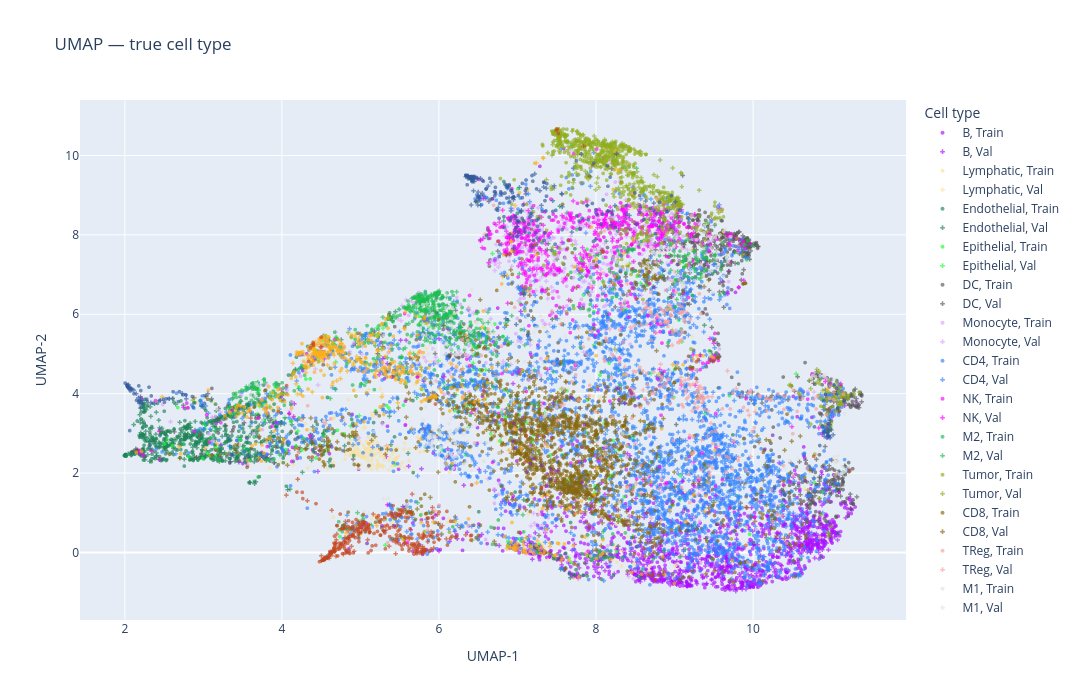

Write notebook code for a chart like this one.
### Markdown cell above
### 3a. Coloured by true cell type

### Code cell
fig = px.scatter(
    df, color='label', color_discrete_map=label_colors,
    title='UMAP — true cell type',
    **SCATTER_KW
)
_style(fig).update_layout(legend_title='Cell type')
fig.show()

### Figure 1 — Plotly figure (JSON) as saved in the notebook; plotly's stock layout.template omitted (floating-point values rounded to 4 significant figures; data arrays with more than 128 entries replaced by an {"elided": "..."} marker saying what was removed)
{"data": [{"customdata": {"elided": "1143x5 mixed values"}, "hovertemplate": "label=%{customdata[0]}<br>split=%{customdata[4]}<br>x=%{x}<br>y=%{y}<br>predicted=%{customdata[1]}<br>correct=%{customdata[2]}<br>confidence=%{customdata[3]}<extra></extra>", "legendgroup": "B, Train", "marker": {"color": "#AA0DFE", "line": {"width": 0}, "opacity": 0.65, "size": 4, "symbol": "circle"}, "mode": "markers", "name": "B, Train", "showlegend": true, "type": "scattergl", "x": {"elided": "1143 float values"}, "xaxis": "x", "y": {"elided": "1143 float values"}, "yaxis": "y"}, {"customdata": {"elided": "549x5 mixed values"}, "hovertemplate": "label=%{customdata[0]}<br>split=%{customdata[4]}<br>x=%{x}<br>y=%{y}<br>predicted=%{customdata[1]}<br>correct=%{customdata[2]}<br>confidence=%{customdata[3]}<extra></extra>", "legendgroup": "B, Val", "marker": {"color": "#AA0DFE", "line": {"width": 0}, "opacity": 0.65, "size": 4, "symbol": "cross"}, "mode": "markers", "name": "B, Val", "showlegend": true, "type": "scattergl", "x": {"elided": "549 float values"}, "xaxis": "x", "y": {"elided": "549 float values"}, "yaxis": "y"}, {"customdata": {"elided": "260x5 mixed values"}, "hovertemplate": "label=%{customdata[0]}<br>split=%{customdata[4]}<br>x=%{x}<br>y=%{y}<br>predicted=%{customdata[1]}<br>correct=%{customdata[2]}<br>confidence=%{customdata[3]}<extra></extra>", "legendgroup": "Lymphatic, Train", "marker": {"color": "#F7E1A0", "line": {"width": 0}, "opacity": 0.65, "size": 4, "symbol": "circle"}, "mode": "markers", "name": "Lymphatic, Train", "showlegend": true, "type": "scattergl", "x": {"elided": "260 float values"}, "xaxis": "x", "y": {"elided": "260 float values"}, "yaxis": "y"}, {"customdata": {"elided": "127x5 mixed values"}, "hovertemplate": "label=%{customdata[0]}<br>split=%{customdata[4]}<br>x=%{x}<br>y=%{y}<br>predicted=%{customdata[1]}<br>correct=%{customdata[2]}<br>confidence=%{customdata[3]}<extra></extra>", "legendgroup": "Lymphatic, Val", "marker": {"color": "#F7E1A0", "line": {"width": 0}, "opacity": 0.65, "size": 4, "symbol": "cross"}, "mode": "markers", "name": "Lymphatic, Val", "showlegend": true, "type": "scattergl", "x": [6.987, 5.482, 4.943, 4.894, 8.602, 5.119, 5.651, 5.561, 4.649, 5.79, 5.022, 5.253, 8.241, 5.177, 4.888, 6.89, 7.888, 7.913, 5.033, 5.288, 7.153, 8.681, 10.86, 8.551, 5.159, 5.156, 8.855, 5.155, 4.917, 5.375, 5.158, 5.219, 5.461, 5.445, 5.337, 4.982, 5.037, 5.007, 4.392, 8.337, 2.905, 9.223, 4.901, 5.107, 5.619, 5.286, 7.389, 5.305, 5.096, 4.879, 5.099, 5.379, 8.714, 7.632, 7.848, 5.149, 8.88, 5.571, 9.64, 6.914, 5.703, 7.035, 9.391, 5.252, 4.766, 5.234, 8.143, 5.341, 5.446, 5.15, 5.107, 4.039, 7.434, 9.469, 5.36, 7.265, 9.455, 7.229, 6.884, 6.012, 7.135, 5.207, 8.478, 7.994, 10.66, 6.793, 5.071, 6.58, 7.765, 3.622, 4.93, 5.208, 7.381, 7.338, 5.094, 4.854, 5.675, 5.776, 9.024, 3.137, 5.232, 9.01, 5.507, 7.9, 8.402, 5.211, 7.24, 5.133, 9.406, 5.142, 9.278, 6.993, 4.663, 8.462, 7.278, 8.825, 5.451, 6.315, 6.412, 7.178, 8.667, 7.634, 4.144, 4.499, 9.68, 4.519, 5.11], "xaxis": "x", "y": [3.808, 2.187, 2.485, 2.479, 8.866, 2.533, 4.428, 2.748, 2.964, 0.9899, 4.847, 4.128, 0.1349, 2.454, 2.678, 2.843, 1.135, 3.949, 2.52, 2.151, 1.683, -0.4613, 3.31, 0.7011, 2.487, 2.395, 9.038, 3.451, 2.705, 2.404, 2.908, 2.203, 2.627, 2.254, 2.65, 2.571, 3.121, 2.513, 5.069, 0.03397, 2.374, 5.438, 2.686, 4.099, 2.597, 2.166, -0.1856, 2.339, 2.284, 2.833, 2.364, 2.647, 5.983, 1.895, 8.326, 2.607, 0.5717, 2.137, -0.2967, 1.443, 2.615, 6.712, 7.477, 2.429, 4.942, 3.508, 0.0008158, 2.574, 2.176, 2.616, 2.637, 2.528, 3.295, 8.122, 2.074, 0.9432, 7.545, 1.897, 1.502, 2.829, 2.571, 2.16, -0.2794, 0.5571, 1.595, 5.353, 2.406, 3.054, -0.6651, 3.118, 2.704, 2.104, 1.29, 5.687, 2.55, 2.592, 2.048, 4.952, -0.3113, 3.777, 2.532, -0.3404, 2.164, 5.584, 0.4061, 2.718, 2.623, 2.606, 0.1035, 2.103, 0.04187, 2.718, 3.398, 8.646, 1.068, 0.7851, 2.292, 3.69, 0.6819, 3.683, 1.948, 3.922, 2.207, 2.315, 7.507, 5.436, 2.453], "yaxis": "y"}, {"customdata": {"elided": "599x5 mixed values"}, "hovertemplate": "label=%{customdata[0]}<br>split=%{customdata[4]}<br>x=%{x}<br>y=%{y}<br>predicted=%{customdata[1]}<br>correct=%{customdata[2]}<br>confidence=%{customdata[3]}<extra></extra>", "legendgroup": "Endothelial, Train", "marker": {"color": "#1C8356", "line": {"width": 0}, "opacity": 0.65, "size": 4, "symbol": "circle"}, "mode": "markers", "name": "Endothelial, Train", "showlegend": true, "type": "scattergl", "x": {"elided": "599 float values"}, "xaxis": "x", "y": {"elided": "599 float values"}, "yaxis": "y"}, {"customdata": {"elided": "312x5 mixed values"}, "hovertemplate": "label=%{customdata[0]}<br>split=%{customdata[4]}<br>x=%{x}<br>y=%{y}<br>predicted=%{customdata[1]}<br>correct=%{customdata[2]}<br>confidence=%{customdata[3]}<extra></extra>", "legendgroup": "Endothelial, Val", "marker": {"color": "#1C8356", "line": {"width": 0}, "opacity": 0.65, "size": 4, "symbol": "cross"}, "mode": "markers", "name": "Endothelial, Val", "showlegend": true, "type": "scattergl", "x": {"elided": "312 float values"}, "xaxis": "x", "y": {"elided": "312 float values"}, "yaxis": "y"}, {"customdata": {"elided": "169x5 mixed values"}, "hovertemplate": "label=%{customdata[0]}<br>split=%{customdata[4]}<br>x=%{x}<br>y=%{y}<br>predicted=%{customdata[1]}<br>correct=%{customdata[2]}<br>confidence=%{customdata[3]}<extra></extra>", "legendgroup": "Epithelial, Train", "marker": {"color": "#16FF32", "line": {"width": 0}, "opacity": 0.65, "size": 4, "symbol": "circle"}, "mode": "markers", "name": "Epithelial, Train", "showlegend": true, "type": "scattergl", "x": {"elided": "169 float values"}, "xaxis": "x", "y": {"elided": "169 float values"}, "yaxis": "y"}, {"customdata": {"elided": "71x5 mixed values"}, "hovertemplate": "label=%{customdata[0]}<br>split=%{customdata[4]}<br>x=%{x}<br>y=%{y}<br>predicted=%{customdata[1]}<br>correct=%{customdata[2]}<br>confidence=%{customdata[3]}<extra></extra>", "legendgroup": "Epithelial, Val", "marker": {"color": "#16FF32", "line": {"width": 0}, "opacity": 0.65, "size": 4, "symbol": "cross"}, "mode": "markers", "name": "Epithelial, Val", "showlegend": true, "type": "scattergl", "x": [5.21, 7.976, 6.409, 7.217, 6.372, 7.645, 4.687, 8.23, 9.115, 6.218, 7.912, 9.387, 8.293, 3.972, 5.192, 6.059, 7.783, 4.876, 6.105, 2.813, 7.65, 7.532, 5.287, 9.074, 8.295, 7.33, 6.586, 8.567, 7.599, 4.051, 6.04, 6.126, 3.789, 7.258, 6.027, 5.439, 9.094, 5.317, 7.18, 8.317, 4.485, 6.595, 6.435, 6.763, 9.56, 8.7, 7.897, 6.682, 3.021, 4.203, 8.153, 3.017, 7.065, 7.56, 8.236, 8.829, 3.766, 10.55, 7.48, 6.735, 4.581, 8.51, 6.233, 6.333, 9.019, 8.065, 8.468, 3.716, 5.995, 4.986, 7.35], "xaxis": "x", "y": [5.656, 5.23, 5.541, 4.599, 3.145, 1.812, 4.799, 1.569, 7.319, 3.973, 2.343, 3.495, 2.592, 2.453, 4.801, 4.267, 7.019, 3.186, 5.311, 2.403, -0.1367, 1.652, 5.653, 1.332, 4.597, 3.096, 5.657, 6.783, 4.84, 2.51, 2.588, 3.741, 2.391, -0.004126, 5.797, 2.228, 5.308, 0.1783, 2.845, 2.415, 2.704, 4.607, 4.77, 3.187, 4.905, 4.509, 0.4394, 7.53, 3.121, 3.059, 1.878, 3.211, 6.549, 4.125, 2.554, 4.526, 3.319, 4.497, -0.1552, 3.469, 2.59, 2.247, 4.168, 4.196, 0.568, 2.609, 0.4009, 3.685, 4.824, 3.445, 3.522], "yaxis": "y"}, {"customdata": {"elided": "668x5 mixed values"}, "hovertemplate": "label=%{customdata[0]}<br>split=%{customdata[4]}<br>x=%{x}<br>y=%{y}<br>predicted=%{customdata[1]}<br>correct=%{customdata[2]}<br>confidence=%{customdata[3]}<extra></extra>", "legendgroup": "DC, Train", "marker": {"color": "#565656", "line": {"width": 0}, "opacity": 0.65, "size": 4, "symbol": "circle"}, "mode": "markers", "name": "DC, Train", "showlegend": true, "type": "scattergl", "x": {"elided": "668 float values"}, "xaxis": "x", "y": {"elided": "668 float values"}, "yaxis": "y"}, {"customdata": {"elided": "354x5 mixed values"}, "hovertemplate": "label=%{customdata[0]}<br>split=%{customdata[4]}<br>x=%{x}<br>y=%{y}<br>predicted=%{customdata[1]}<br>correct=%{customdata[2]}<br>confidence=%{customdata[3]}<extra></extra>", "legendgroup": "DC, Val", "marker": {"color": "#565656", "line": {"width": 0}, "opacity": 0.65, "size": 4, "symbol": "cross"}, "mode": "markers", "name": "DC, Val", "showlegend": true, "type": "scattergl", "x": {"elided": "354 float values"}, "xaxis": "x", "y": {"elided": "354 float values"}, "yaxis": "y"}, {"customdata": {"elided": "447x5 mixed values"}, "hovertemplate": "label=%{customdata[0]}<br>split=%{customdata[4]}<br>x=%{x}<br>y=%{y}<br>predicted=%{customdata[1]}<br>correct=%{customdata[2]}<br>confidence=%{customdata[3]}<extra></extra>", "legendgroup": "Monocyte, Train", "marker": {"color": "#DEA0FD", "line": {"width": 0}, "opacity": 0.65, "size": 4, "symbol": "circle"}, "mode": "markers", "name": "Monocyte, Train", "showlegend": true, "type": "scattergl", "x": {"elided": "447 float values"}, "xaxis": "x", "y": {"elided": "447 float values"}, "yaxis": "y"}, {"customdata": {"elided": "285x5 mixed values"}, "hovertemplate": "label=%{customdata[0]}<br>split=%{customdata[4]}<br>x=%{x}<br>y=%{y}<br>predicted=%{customdata[1]}<br>correct=%{customdata[2]}<br>confidence=%{customdata[3]}<extra></extra>", "legendgroup": "Monocyte, Val", "marker": {"color": "#DEA0FD", "line": {"width": 0}, "opacity": 0.65, "size": 4, "symbol": "cross"}, "mode": "markers", "name": "Monocyte, Val", "showlegend": true, "type": "scattergl", "x": {"elided": "285 float values"}, "xaxis": "x", "y": {"elided": "285 float values"}, "yaxis": "y"}, {"customdata": {"elided": "2643x5 mixed values"}, "hovertemplate": "label=%{customdata[0]}<br>split=%{customdata[4]}<br>x=%{x}<br>y=%{y}<br>predicted=%{customdata[1]}<br>correct=%{customdata[2]}<br>confidence=%{customdata[3]}<extra></extra>", "legendgroup": "CD4, Train", "marker": {"color": "#3283FE", "line": {"width": 0}, "opacity": 0.65, "size": 4, "symbol": "circle"}, "mode": "markers", "name": "CD4, Train", "showlegend": true, "type": "scattergl", "x": {"elided": "2643 float values"}, "xaxis": "x", "y": {"elided": "2643 float values"}, "yaxis": "y"}, {"customdata": {"elided": "1243x5 mixed values"}, "hovertemplate": "label=%{customdata[0]}<br>split=%{customdata[4]}<br>x=%{x}<br>y=%{y}<br>predicted=%{customdata[1]}<br>correct=%{customdata[2]}<br>confidence=%{customdata[3]}<extra></extra>", "legendgroup": "CD4, Val", "marker": {"color": "#3283FE", "line": {"width": 0}, "opacity": 0.65, "size": 4, "symbol": "cross"}, "mode": "markers", "name": "CD4, Val", "showlegend": true, "type": "scattergl", "x": {"elided": "1243 float values"}, "xaxis": "x", "y": {"elided": "1243 float values"}, "yaxis": "y"}, {"customdata": {"elided": "514x5 mixed values"}, "hovertemplate": "label=%{customdata[0]}<br>split=%{customdata[4]}<br>x=%{x}<br>y=%{y}<br>predicted=%{customdata[1]}<br>correct=%{customdata[2]}<br>confidence=%{customdata[3]}<extra></extra>", "legendgroup": "NK, Train", "marker": {"color": "#FE00FA", "line": {"width": 0}, "opacity": 0.65, "size": 4, "symbol": "circle"}, "mode": "markers", "name": "NK, Train", "showlegend": true, "type": "scattergl", "x": {"elided": "514 float values"}, "xaxis": "x", "y": {"elided": "514 float values"}, "yaxis": "y"}, {"customdata": {"elided": "264x5 mixed values"}, "hovertemplate": "label=%{customdata[0]}<br>split=%{customdata[4]}<br>x=%{x}<br>y=%{y}<br>predicted=%{customdata[1]}<br>correct=%{customdata[2]}<br>confidence=%{customdata[3]}<extra></extra>", "legendgroup": "NK, Val", "marker": {"color": "#FE00FA", "line": {"width": 0}, "opacity": 0.65, "size": 4, "symbol": "cross"}, "mode": "markers", "name": "NK, Val", "showlegend": true, "type": "scattergl", "x": {"elided": "264 float values"}, "xaxis": "x", "y": {"elided": "264 float values"}, "yaxis": "y"}, {"customdata": {"elided": "513x5 mixed values"}, "hovertemplate": "label=%{customdata[0]}<br>split=%{customdata[4]}<br>x=%{x}<br>y=%{y}<br>predicted=%{customdata[1]}<br>correct=%{customdata[2]}<br>confidence=%{customdata[3]}<extra></extra>", "legendgroup": "M2, Train", "marker": {"color": "#1CBE4F", "line": {"width": 0}, "opacity": 0.65, "size": 4, "symbol": "circle"}, "mode": "markers", "name": "M2, Train", "showlegend": true, "type": "scattergl", "x": {"elided": "513 float values"}, "xaxis": "x", "y": {"elided": "513 float values"}, "yaxis": "y"}, {"customdata": {"elided": "248x5 mixed values"}, "hovertemplate": "label=%{customdata[0]}<br>split=%{customdata[4]}<br>x=%{x}<br>y=%{y}<br>predicted=%{customdata[1]}<br>correct=%{customdata[2]}<br>confidence=%{customdata[3]}<extra></extra>", "legendgroup": "M2, Val", "marker": {"color": "#1CBE4F", "line": {"width": 0}, "opacity": 0.65, "size": 4, "symbol": "cross"}, "mode": "markers", "name": "M2, Val", "showlegend": true, "type": "scattergl", "x": {"elided": "248 float values"}, "xaxis": "x", "y": {"elided": "248 float values"}, "yaxis": "y"}, {"customdata": {"elided": "599x5 mixed values"}, "hovertemplate": "label=%{customdata[0]}<br>split=%{customdata[4]}<br>x=%{x}<br>y=%{y}<br>predicted=%{customdata[1]}<br>correct=%{customdata[2]}<br>confidence=%{customdata[3]}<extra></extra>", "legendgroup": "Tumor, Train", "marker": {"color": "#90AD1C", "line": {"width": 0}, "opacity": 0.65, "size": 4, "symbol": "circle"}, "mode": "markers", "name": "Tumor, Train", "showlegend": true, "type": "scattergl", "x": {"elided": "599 float values"}, "xaxis": "x", "y": {"elided": "599 float values"}, "yaxis": "y"}, {"customdata": {"elided": "290x5 mixed values"}, "hovertemplate": "label=%{customdata[0]}<br>split=%{customdata[4]}<br>x=%{x}<br>y=%{y}<br>predicted=%{customdata[1]}<br>correct=%{customdata[2]}<br>confidence=%{customdata[3]}<extra></extra>", "legendgroup": "Tumor, Val", "marker": {"color": "#90AD1C", "line": {"width": 0}, "opacity": 0.65, "size": 4, "symbol": "cross"}, "mode": "markers", "name": "Tumor, Val", "showlegend": true, "type": "scattergl", "x": {"elided": "290 float values"}, "xaxis": "x", "y": {"elided": "290 float values"}, "yaxis": "y"}, {"customdata": {"elided": "1129x5 mixed values"}, "hovertemplate": "label=%{customdata[0]}<br>split=%{customdata[4]}<br>x=%{x}<br>y=%{y}<br>predicted=%{customdata[1]}<br>correct=%{customdata[2]}<br>confidence=%{customdata[3]}<extra></extra>", "legendgroup": "CD8, Train", "marker": {"color": "#85660D", "line": {"width": 0}, "opacity": 0.65, "size": 4, "symbol": "circle"}, "mode": "markers", "name": "CD8, Train", "showlegend": true, "type": "scattergl", "x": {"elided": "1129 float values"}, "xaxis": "x", "y": {"elided": "1129 float values"}, "yaxis": "y"}, {"customdata": {"elided": "624x5 mixed values"}, "hovertemplate": "label=%{customdata[0]}<br>split=%{customdata[4]}<br>x=%{x}<br>y=%{y}<br>predicted=%{customdata[1]}<br>correct=%{customdata[2]}<br>confidence=%{customdata[3]}<extra></extra>", "legendgroup": "CD8, Val", "marker": {"color": "#85660D", "line": {"width": 0}, "opacity": 0.65, "size": 4, "symbol": "cross"}, "mode": "markers", "name": "CD8, Val", "showlegend": true, "type": "scattergl", "x": {"elided": "624 float values"}, "xaxis": "x", "y": {"elided": "624 float values"}, "yaxis": "y"}, {"customdata": {"elided": "226x5 mixed values"}, "hovertemplate": "label=%{customdata[0]}<br>split=%{customdata[4]}<br>x=%{x}<br>y=%{y}<br>predicted=%{customdata[1]}<br>correct=%{customdata[2]}<br>confidence=%{customdata[3]}<extra></extra>", "legendgroup": "TReg, Train", "marker": {"color": "#F8A19F", "line": {"width": 0}, "opacity": 0.65, "size": 4, "symbol": "circle"}, "mode": "markers", "name": "TReg, Train", "showlegend": true, "type": "scattergl", "x": {"elided": "226 float values"}, "xaxis": "x", "y": {"elided": "226 float values"}, "yaxis": "y"}, {"customdata": {"elided": "112x5 mixed values"}, "hovertemplate": "label=%{customdata[0]}<br>split=%{customdata[4]}<br>x=%{x}<br>y=%{y}<br>predicted=%{customdata[1]}<br>correct=%{customdata[2]}<br>confidence=%{customdata[3]}<extra></extra>", "legendgroup": "TReg, Val", "marker": {"color": "#F8A19F", "line": {"width": 0}, "opacity": 0.65, "size": 4, "symbol": "cross"}, "mode": "markers", "name": "TReg, Val", "showlegend": true, "type": "scattergl", "x": [8.497, 9.477, 4.554, 8.822, 9.135, 5.333, 10.78, 9.084, 9.324, 9.224, 5.962, 8.64, 5.95, 9.282, 8.452, 9.787, 7.743, 5.31, 9.229, 9.442, 8.835, 8.067, 8.791, 9.441, 9.276, 5.302, 8.711, 8.97, 9.297, 6.169, 9.029, 8.806, 9.18, 8.439, 9.437, 9.345, 8.684, 8.92, 8.597, 8.665, 8.47, 8.175, 6.377, 8.653, 10.37, 9.008, 9.299, 9.674, 8.899, 9.421, 7.548, 7.912, 9.353, 9.148, 9.368, 5.549, 7.777, 9.081, 8.703, 8.431, 8.826, 9.969, 8.218, 9.344, 8.166, 8.929, 9.32, 4.537, 8.861, 8.6, 9.853, 9.816, 9.066, 8.943, 8.472, 9.301, 9.464, 5.335, 9.091, 8.975, 8.567, 6.582, 9.082, 8.466, 10.3, 8.957, 8.949, 8.818, 9.95, 9.201, 7.185, 8.333, 6.634, 8.759, 9.155, 9.343, 9.313, 9.364, 6.968, 8.858, 8.204, 8.636, 8.367, 9.548, 8.444, 7.586, 8.4, 10.03, 9.219, 11.03, 9.086, 9.425], "xaxis": "x", "y": [2.74, 3.921, 3.243, 4.742, 4.339, 2.689, 3.867, 5.514, 1.857, 3.566, 4.321, 6.172, 1.048, 3.85, 3.985, 4.128, 4.748, 4.529, 2.916, 2.026, 8.826, 2.38, 5.953, 1.743, 3.622, 0.8233, 5.956, 5.222, 4.077, 4.735, 4.73, 1.605, 3.922, 5.67, 2.182, 2.833, 6.167, 5.841, 6.078, 3.751, 1.547, 5.627, 6.162, 4.224, 0.9319, 7.066, 3.655, 4.573, 6.141, 2.936, 5.754, 6.479, 3.978, 4.022, 3.871, 1.015, 5.651, 6.054, 0.8651, 3.986, 4.31, 2.415, 4.96, 3.911, 2.213, 6.227, 3.964, 3.299, 4.193, 4.091, 3.955, 2.397, 5.295, 6.195, 4.111, 4.154, 3.249, 0.6988, 6.01, 6.83, 1.498, 8.008, 4.408, 3.959, 0.9599, 5.976, 5.992, 6.152, 3.455, 4.205, 4.546, 6.24, 5.505, 5.541, 2.356, 2.089, 4.106, 3.876, 3.122, 6.063, 3.418, 3.852, 4.673, 2.675, 4.015, 3.726, 6.768, 3.545, 8.504, 4.034, 4.299, 3.566], "yaxis": "y"}, {"customdata": {"elided": "228x5 mixed values"}, "hovertemplate": "label=%{customdata[0]}<br>split=%{customdata[4]}<br>x=%{x}<br>y=%{y}<br>predicted=%{customdata[1]}<br>correct=%{customdata[2]}<br>confidence=%{customdata[3]}<extra></extra>", "legendgroup": "M1, Train", "marker": {"color": "#E2E2E2", "line": {"width": 0}, "opacity": 0.65, "size": 4, "symbol": "circle"}, "mode": "markers", "name": "M1, Train", "showlegend": true, "type": "scattergl", "x": {"elided": "228 float values"}, "xaxis": "x", "y": {"elided": "228 float values"}, "yaxis": "y"}, {"customdata": {"elided": "103x5 mixed values"}, "hovertemplate": "label=%{customdata[0]}<br>split=%{customdata[4]}<br>x=%{x}<br>y=%{y}<br>predicted=%{customdata[1]}<br>correct=%{customdata[2]}<br>confidence=%{customdata[3]}<extra></extra>", "legendgroup": "M1, Val", "marker": {"color": "#E2E2E2", "line": {"width": 0}, "opacity": 0.65, "size": 4, "symbol": "cross"}, "mode": "markers", "name": "M1, Val", "showlegend": true, "type": "scattergl", "x": [5.88, 7.644, 3.901, 11.14, 6.725, 6.372, 6.927, 7.197, 9.464, 5.984, 8.947, 9.089, 8.624, 11.06, 6.22, 6.01, 5.729, 8.178, 9.492, 5.86, 3.001, 7.327, 3.608, 9.201, 8.896, 6.352, 6.025, 5.997, 9.611, 6.105, 8.722, 3.584, 6.972, 9.842, 5.964, 8.664, 5.838, 8.84, 6.067, 5.679, 6.023, 6.021, 9.54, 10.72, 6.986, 6.033, 5.951, 10.4, 8.806, 5.959, 9.457, 6.566, 5.878, 9.553, 3.666, 6.722, 5.789, 9.018, 6.21, 6.004, 10.92, 9.187, 11.05, 7.371, 6.409, 8.913, 3.722, 7.326, 2.559, 6.079, 5.847, 10.58, 11.16, 11.06, 5.296, 10.89, 5.857, 6.296, 5.108, 9.409, 8.817, 6.579, 6.354, 5.632, 8.24, 6.488, 5.904, 7.216, 7.125, 8.911, 5.139, 8.935, 6.094, 5.861, 11.08, 5.915, 5.885, 6.08, 9.835, 5.925, 8.93, 11.09, 6.191], "xaxis": "x", "y": [2.881, 4.119, 3.378, 1.992, 2.233, 3.117, 3.83, 5.312, 7.669, 2.41, 4.57, 6.428, 8.568, 2.287, 5.015, 3.045, 6.217, 5.055, 7.952, 2.895, 3.893, 3.593, 4.006, 7.088, 7.129, 2.273, 5.306, 3.175, 1.141, 5.229, 7.038, 4.217, 4.803, 1.821, 3.092, 7.194, 5.479, 6.031, 4.704, 3.042, 2.965, 5.557, 7.401, 1.744, 5.239, 0.6291, 5.586, 2.121, 7.558, 2.908, 7.073, 5.846, 2.879, 2.766, 3.95, 5.382, 5.773, 7.912, 5.631, 2.491, 4.487, 7.437, 2.279, 3.476, 2.058, 7.323, 4.185, 4.757, 2.786, 4.99, 6.269, 2.352, 2.109, 2.271, 1.352, 4.451, 2.776, 2.979, 0.9808, 7.952, 7.565, 3.807, 4.762, 4.642, 6.587, 5.774, 5.427, 5.539, 5.93, 7.652, 0.6097, 6.659, 2.786, 5.711, 2.311, 2.781, 2.914, 2.386, 2.731, 2.887, 0.9536, 2.437, 2.402], "yaxis": "y"}, {"customdata": {"elided": "346x5 mixed values"}, "hovertemplate": "label=%{customdata[0]}<br>split=%{customdata[4]}<br>x=%{x}<br>y=%{y}<br>predicted=%{customdata[1]}<br>correct=%{customdata[2]}<br>confidence=%{customdata[3]}<extra></extra>", "legendgroup": "Other, Train", "marker": {"color": "#FEAF16", "line": {"width": 0}, "opacity": 0.65, "size": 4, "symbol": "circle"}, "mode": "markers", "name": "Other, Train", "showlegend": true, "type": "scattergl", "x": {"elided": "346 float values"}, "xaxis": "x", "y": {"elided": "346 float values"}, "yaxis": "y"}, {"customdata": {"elided": "174x5 mixed values"}, "hovertemplate": "label=%{customdata[0]}<br>split=%{customdata[4]}<br>x=%{x}<br>y=%{y}<br>predicted=%{customdata[1]}<br>correct=%{customdata[2]}<br>confidence=%{customdata[3]}<extra></extra>", "legendgroup": "Other, Val", "marker": {"color": "#FEAF16", "line": {"width": 0}, "opacity": 0.65, "size": 4, "symbol": "cross"}, "mode": "markers", "name": "Other, Val", "showlegend": true, "type": "scattergl", "x": {"elided": "174 float values"}, "xaxis": "x", "y": {"elided": "174 float values"}, "yaxis": "y"}, {"customdata": {"elided": "246x5 mixed values"}, "hovertemplate": "label=%{customdata[0]}<br>split=%{customdata[4]}<br>x=%{x}<br>y=%{y}<br>predicted=%{customdata[1]}<br>correct=%{customdata[2]}<br>confidence=%{customdata[3]}<extra></extra>", "legendgroup": "Mast, Train", "marker": {"color": "#C4451C", "line": {"width": 0}, "opacity": 0.65, "size": 4, "symbol": "circle"}, "mode": "markers", "name": "Mast, Train", "showlegend": true, "type": "scattergl", "x": {"elided": "246 float values"}, "xaxis": "x", "y": {"elided": "246 float values"}, "yaxis": "y"}, {"customdata": {"elided": "112x5 mixed values"}, "hovertemplate": "label=%{customdata[0]}<br>split=%{customdata[4]}<br>x=%{x}<br>y=%{y}<br>predicted=%{customdata[1]}<br>correct=%{customdata[2]}<br>confidence=%{customdata[3]}<extra></extra>", "legendgroup": "Mast, Val", "marker": {"color": "#C4451C", "line": {"width": 0}, "opacity": 0.65, "size": 4, "symbol": "cross"}, "mode": "markers", "name": "Mast, Val", "showlegend": true, "type": "scattergl", "x": [5.784, 5.469, 5.993, 4.784, 5.935, 5.512, 4.856, 8.75, 4.643, 5.773, 5.81, 4.81, 4.815, 5.918, 5.818, 5.67, 5.723, 7.841, 5.898, 5.033, 5.754, 4.634, 4.838, 5.404, 5.559, 7.103, 5.402, 4.681, 4.508, 5.61, 4.866, 5.448, 4.7, 4.526, 4.979, 6.095, 6.001, 4.786, 4.956, 4.766, 4.578, 4.919, 4.754, 4.965, 4.201, 4.325, 4.688, 4.555, 5.659, 5.325, 5.805, 4.057, 7.609, 4.524, 4.596, 5.9, 5.365, 5.982, 4.803, 5.717, 4.85, 4.605, 9.914, 4.55, 4.845, 4.535, 4.551, 5.418, 5.061, 4.913, 5.117, 5.068, 5.858, 4.796, 5.915, 5.79, 5.412, 5.636, 4.525, 5.713, 5.831, 3.603, 5.11, 5.702, 5.623, 4.503, 5.572, 4.92, 4.982, 8.077, 4.788, 4.983, 5.088, 4.886, 5.092, 6.34, 4.541, 4.995, 4.693, 6.043, 4.609, 5.164, 4.623, 5.8, 4.919, 5.099, 4.689, 5.624, 4.672, 4.491, 4.503, 4.898], "xaxis": "x", "y": [0.09948, 0.686, 0.7331, -0.04551, 0.1098, 0.4063, 0.42, -0.705, 0.007659, 0.001658, 0.1038, 0.7793, -0.008145, 1.131, 0.02219, 0.1111, 0.1566, 10.24, 0.07855, 0.7129, -0.008309, 1.06, 0.3545, 0.9541, 0.2126, 2.285, 0.9588, 0.2181, 5.178, 0.3841, 0.3831, -0.03129, 0.4635, -0.1825, 0.6853, 0.3393, 0.3249, 0.612, 0.6101, 0.2099, -0.1366, 0.02657, 0.5978, 0.5455, 1.843, 1.302, -0.09815, -0.1668, 1.47, 0.5643, 0.426, 1.442, -0.4198, -0.1876, -0.1002, 0.5201, 0.1538, 0.9531, 0.3718, 0.08097, 0.373, -0.1443, 1.134, -0.1572, 0.5489, -0.1781, -0.143, 0.9062, 0.5587, 0.5674, 0.5244, 0.5579, 0.2668, 0.271, 0.4258, 0.15, 0.6555, 1.009, -0.1834, 0.1043, 0.05389, 3.384, 0.6941, -0.00381, 0.348, -0.2071, 0.2449, 0.492, 0.5085, 7.608, 0.6827, 0.6098, 0.6656, 0.1518, 0.3191, 0.4452, -0.157, 5.502, 0.3183, 0.675, -0.03557, 0.965, 0.01623, 0.4577, 0.4052, 0.6165, 0.1099, 1.02, 0.02205, 5.178, -0.08655, 0.4327], "yaxis": "y"}, {"customdata": {"elided": "240x5 mixed values"}, "hovertemplate": "label=%{customdata[0]}<br>split=%{customdata[4]}<br>x=%{x}<br>y=%{y}<br>predicted=%{customdata[1]}<br>correct=%{customdata[2]}<br>confidence=%{customdata[3]}<extra></extra>", "legendgroup": "Neutrophil, Train", "marker": {"color": "#325A9B", "line": {"width": 0}, "opacity": 0.65, "size": 4, "symbol": "circle"}, "mode": "markers", "name": "Neutrophil, Train", "showlegend": true, "type": "scattergl", "x": {"elided": "240 float values"}, "xaxis": "x", "y": {"elided": "240 float values"}, "yaxis": "y"}, {"customdata": {"elided": "124x5 mixed values"}, "hovertemplate": "label=%{customdata[0]}<br>split=%{customdata[4]}<br>x=%{x}<br>y=%{y}<br>predicted=%{customdata[1]}<br>correct=%{customdata[2]}<br>confidence=%{customdata[3]}<extra></extra>", "legendgroup": "Neutrophil, Val", "marker": {"color": "#325A9B", "line": {"width": 0}, "opacity": 0.65, "size": 4, "symbol": "cross"}, "mode": "markers", "name": "Neutrophil, Val", "showlegend": true, "type": "scattergl", "x": [3.33, 6.531, 8.736, 6.804, 10.98, 6.496, 6.391, 6.529, 6.414, 2.077, 11.02, 2.184, 6.442, 3.571, 6.793, 7.137, 3.058, 8.149, 6.665, 7.819, 7.048, 2.047, 10.96, 7.562, 7.234, 2.204, 7.177, 2.567, 7.451, 6.553, 8.241, 7.571, 2.092, 7.025, 8.193, 8.209, 7.332, 6.984, 7.367, 9.012, 7.05, 7.18, 3.025, 2.199, 6.996, 2.045, 6.905, 7.693, 10.95, 10.98, 8.26, 2.61, 2.146, 7.812, 6.626, 2.115, 6.499, 6.342, 2.782, 10.91, 6.364, 6.437, 2.731, 7.567, 7.22, 7.249, 6.512, 2.217, 2.223, 7.302, 6.834, 7.889, 6.374, 6.949, 8.632, 5.629, 6.918, 6.41, 6.408, 7.184, 6.497, 6.491, 6.469, 6.984, 8.514, 6.953, 6.637, 6.433, 2.378, 10.96, 6.371, 2.988, 6.975, 7.998, 7.286, 10.97, 8.808, 6.957, 6.401, 2.037, 2.039, 6.391, 7.079, 7.006, 2.173, 11.0, 6.388, 2.331, 2.194, 10.98, 6.852, 2.452, 7.468, 7.305, 6.44, 6.894, 6.453, 8.425, 6.53, 6.755, 6.949, 5.179, 10.86, 7.108], "xaxis": "x", "y": [2.889, 8.998, 8.802, 9.019, 3.217, 8.752, 9.442, 9.427, 9.4, 4.126, 2.962, 3.759, 9.436, 2.42, 9.054, 5.502, 4.0, 8.591, 9.331, 2.272, 8.588, 4.223, 0.7381, 9.04, 8.046, 3.762, 8.48, 3.87, 8.859, 9.053, 8.738, 8.706, 4.105, 9.195, 8.252, 8.602, 9.207, 5.743, 9.172, 8.836, 8.618, 7.702, 3.938, 3.92, 8.21, 4.152, 8.014, 8.071, 3.024, 2.884, 10.05, 3.879, 3.999, 10.03, 9.232, 4.09, 9.08, 9.467, 3.869, 2.926, 9.481, 9.347, 4.004, 9.023, 9.537, 7.922, 8.916, 3.753, 3.834, 4.354, 6.973, 8.746, 9.473, 8.89, 8.853, 4.885, 8.604, 8.755, 9.433, 8.669, 8.981, 9.413, 8.838, 8.392, 8.268, 7.954, 8.843, 9.405, 3.744, 3.158, 9.489, 3.682, 8.095, 7.884, 9.114, 3.36, 8.204, 8.952, 9.459, 4.171, 4.2, 9.45, 6.493, 7.98, 3.894, 3.085, 9.452, 3.769, 3.824, 3.32, 5.889, 3.829, 9.237, 8.742, 9.11, 8.94, 9.352, 8.49, 8.747, 8.689, 7.665, 5.578, -0.1287, 9.03], "yaxis": "y"}, {"customdata": {"elided": "30x5 mixed values"}, "hovertemplate": "label=%{customdata[0]}<br>split=%{customdata[4]}<br>x=%{x}<br>y=%{y}<br>predicted=%{customdata[1]}<br>correct=%{customdata[2]}<br>confidence=%{customdata[3]}<extra></extra>", "legendgroup": "Cytotoxic CD8, Train", "marker": {"color": "#782AB6", "line": {"width": 0}, "opacity": 0.65, "size": 4, "symbol": "circle"}, "mode": "markers", "name": "Cytotoxic CD8, Train", "showlegend": true, "type": "scattergl", "x": [6.95, 10.25, 7.419, 5.43, 7.68, 7.545, 7.821, 4.635, 8.498, 5.084, 8.452, 10.15, 7.307, 6.945, 8.841, 6.802, 5.275, 7.853, 4.461, 7.122, 7.04, 7.694, 7.424, 7.164, 8.733, 7.203, 6.97, 8.282, 8.291, 8.432], "xaxis": "x", "y": [3.249, 2.953, 1.84, 0.6734, 3.913, 1.478, 1.76, 2.658, 3.695, 0.2253, 4.005, 2.599, 2.191, 2.799, 4.505, 3.344, 0.6664, 3.218, 2.459, 2.036, 3.093, 3.898, 2.105, 2.236, 6.68, 2.365, 2.625, 4.142, 3.843, 4.08], "yaxis": "y"}, {"customdata": [["Cytotoxic CD8", "Cytotoxic CD8", "Correct", 0.9992, "Val"], ["Cytotoxic CD8", "Cytotoxic CD8", "Correct", 0.9999, "Val"], ["Cytotoxic CD8", "Cytotoxic CD8", "Correct", 1.0, "Val"], ["Cytotoxic CD8", "Cytotoxic CD8", "Correct", 1.0, "Val"], ["Cytotoxic CD8", "M1", "Incorrect", 0.755, "Val"], ["Cytotoxic CD8", "Cytotoxic CD8", "Correct", 0.9931, "Val"], ["Cytotoxic CD8", "Cytotoxic CD8", "Correct", 1.0, "Val"], ["Cytotoxic CD8", "Cytotoxic CD8", "Correct", 0.8346, "Val"]], "hovertemplate": "label=%{customdata[0]}<br>split=%{customdata[4]}<br>x=%{x}<br>y=%{y}<br>predicted=%{customdata[1]}<br>correct=%{customdata[2]}<br>confidence=%{customdata[3]}<extra></extra>", "legendgroup": "Cytotoxic CD8, Val", "marker": {"color": "#782AB6", "line": {"width": 0}, "opacity": 0.65, "size": 4, "symbol": "cross"}, "mode": "markers", "name": "Cytotoxic CD8, Val", "showlegend": true, "type": "scattergl", "x": [5.54, 7.516, 8.268, 8.963, 7.454, 7.502, 8.365, 6.699], "xaxis": "x", "y": [1.153, 2.055, 4.12, 6.441, 3.768, 2.402, 3.761, 3.334], "yaxis": "y"}], "layout": {"height": 700, "legend": {"title": {"text": "Cell type"}, "tracegroupgap": 0}, "title": {"text": "UMAP — true cell type"}, "width": 1100, "xaxis": {"anchor": "y", "domain": [0, 1], "title": {"text": "UMAP-1"}}, "yaxis": {"anchor": "x", "domain": [0, 1], "title": {"text": "UMAP-2"}}}}
